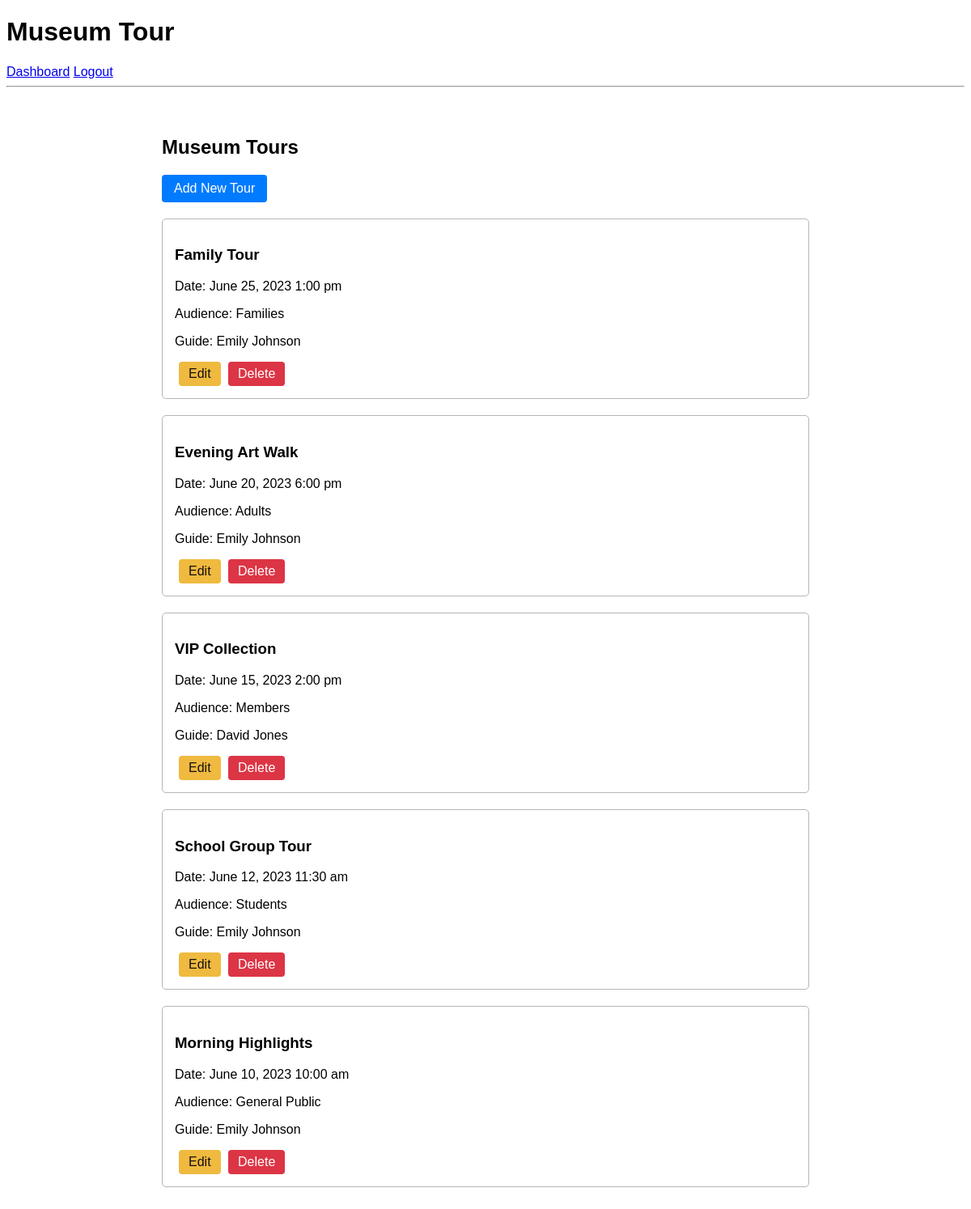
Screenshot of /tours.php (signed in) with the database file from the repository.
### tables this page shows
CREATE TABLE Tours (
   Id          int PRIMARY KEY AUTO_INCREMENT,
   title       varchar(250) NOT NULL,
   tourDate    datetime NOT NULL,
   audience    varchar(250),
   tourguide   int,
   FOREIGN KEY (tourguide) REFERENCES Employees(Id)
);

CREATE TABLE Employees (
   Id         int PRIMARY KEY AUTO_INCREMENT,
   FirstName  varchar(250) NOT NULL,
   LastName   varchar(250) NOT NULL,
   Sin        int NOT NULL UNIQUE,
   position   varchar(250) NOT NULL
);

### tours.php (the view, shortened to what this page needs)
<?php
include('includes/database.php');
include('includes/header.php');
?>
<div class="container">
    <h2>Museum Tours</h2>
    <a href="add_tour.php" class="btn btn-primary">Add New Tour</a>
    <div class="tours-list">
        <?php
        $query = 'SELECT Tours.*, Employees.FirstName, Employees.LastName
                  FROM Tours
                  LEFT JOIN Employees ON Tours.tourguide = Employees.Id
                  ORDER BY tourDate DESC';
        $result = mysqli_query($connect, $query);
        while($tour = mysqli_fetch_assoc($result)) {
            echo '
            <div class="tour-card">
                <h3>'.htmlspecialchars($tour['title']).'</h3>
                <p>Date: '.date('F j, Y g:i a', strtotime($tour['tourDate'])).'</p>
                <p>Audience: '.htmlspecialchars($tour['audience']).'</p>
                <p>Guide: '.htmlspecialchars($tour['FirstName']).' '.htmlspecialchars($tour['LastName']).'</p>
                <a href="edit_tour.php?id='.$tour['Id'].'" class="edit-btn">Edit</a>
                <a href="tours.php?delete='.$tour['Id'].'" onclick="return confirm(\'Delete this tour?\')" class="delete-btn">Delete</a>
            </div>';
        }
        ?>
    </div>
</div>
<?php include('includes/footer.php'); ?>

### includes/header.php (shortened to what this page needs)
<!DOCTYPE html>
<html lang="en">
<head>
  <link href="styles.css" rel="stylesheet">
</head>
<body>
  <h1>Museum Tour</h1>
  <div>
    <a href="dashboard.php">Dashboard</a>
    <a href="logout.php">Logout</a>
  </div>
  <hr/>
  <div>

### includes/footer.php
    </div>
  </body>
</html>

### styles.css (style rules this page uses)
body { font-family: 'Trebuchet MS', 'Lucida Sans Unicode', 'Lucida Grande', 'Lucida Sans', Arial, sans-serif; }
.tour-card { border: 1px solid #b7b5b5; padding: 15px; margin-top: 20px; border-radius: 5px; }
.btn { display: inline-block; padding: 8px 15px; background: #007bff; color: white; text-decoration: none; border-radius: 4px; }
.container { max-width: 800px; margin: 20px auto; padding: 20px; }
.delete-btn { display: inline-block; padding: 6px 12px; background: #dc3545; color: white; text-decoration: none; border-radius: 4px; margin-left: 5px; }
.edit-btn { display: inline-block; padding: 6px 12px; background: #efba3f; color: rgb(22, 16, 16); text-decoration: none; border-radius: 4px; margin-left: 5px; }

### rows the page displays
tours: title "Family Tour", tourDate "June 25, 2023 1:00 pm", audience "Families", tourguide.FirstName "Emily", tourguide.LastName "Johnson"
tours: title "Evening Art Walk", tourDate "June 20, 2023 6:00 pm", audience "Adults", tourguide.FirstName "Emily", tourguide.LastName "Johnson"
tours: title "VIP Collection", tourDate "June 15, 2023 2:00 pm", audience "Members", tourguide.FirstName "David", tourguide.LastName "Jones"
tours: title "School Group Tour", tourDate "June 12, 2023 11:30 am", audience "Students", tourguide.FirstName "Emily", tourguide.LastName "Johnson"
tours: title "Morning Highlights", tourDate "June 10, 2023 10:00 am", audience "General Public", tourguide.FirstName "Emily", tourguide.LastName "Johnson"
